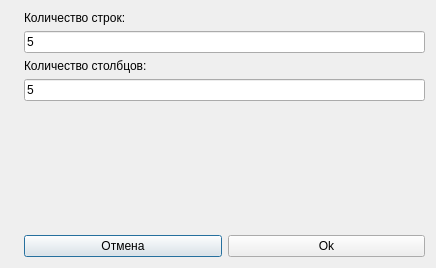
<?xml version="1.0" encoding="UTF-8"?>
<ui version="4.0">
 <class>AddTabDialog</class>
 <widget class="QDialog" name="AddTabDialog">
  <property name="geometry">
   <rect>
    <x>0</x>
    <y>0</y>
    <width>436</width>
    <height>268</height>
   </rect>
  </property>
  <property name="windowTitle">
   <string>Dialog</string>
  </property>
  <layout class="QHBoxLayout" name="horizontalLayout_2">
   <property name="sizeConstraint">
    <enum>QLayout::SetMinimumSize</enum>
   </property>
   <item>
    <widget class="QLabel" name="label_presize">
     <property name="text">
      <string/>
     </property>
    </widget>
   </item>
   <item>
    <layout class="QVBoxLayout" name="verticalLayout_2">
     <item>
      <layout class="QVBoxLayout" name="verticalLayout">
       <item>
        <widget class="QLabel" name="label_3">
         <property name="text">
          <string>Количество строк:</string>
         </property>
        </widget>
       </item>
       <item>
        <widget class="QLineEdit" name="lineEditCountRows">
         <property name="text">
          <string>5</string>
         </property>
        </widget>
       </item>
       <item>
        <widget class="QLabel" name="label_4">
         <property name="text">
          <string>Количество столбцов:</string>
         </property>
        </widget>
       </item>
       <item>
        <widget class="QLineEdit" name="lineEditCountColumns">
         <property name="text">
          <string>5</string>
         </property>
        </widget>
       </item>
       <item>
        <spacer name="verticalSpacer">
         <property name="orientation">
          <enum>Qt::Vertical</enum>
         </property>
         <property name="sizeHint" stdset="0">
          <size>
           <width>20</width>
           <height>40</height>
          </size>
         </property>
        </spacer>
       </item>
       <item>
        <layout class="QHBoxLayout" name="horizontalLayout">
         <item>
          <widget class="QPushButton" name="pushButton_cancel">
           <property name="text">
            <string>Отмена</string>
           </property>
          </widget>
         </item>
         <item>
          <widget class="QPushButton" name="pushButton_ok">
           <property name="text">
            <string>Ok</string>
           </property>
          </widget>
         </item>
        </layout>
       </item>
      </layout>
     </item>
    </layout>
   </item>
  </layout>
 </widget>
 <resources/>
 <connections/>
</ui>
